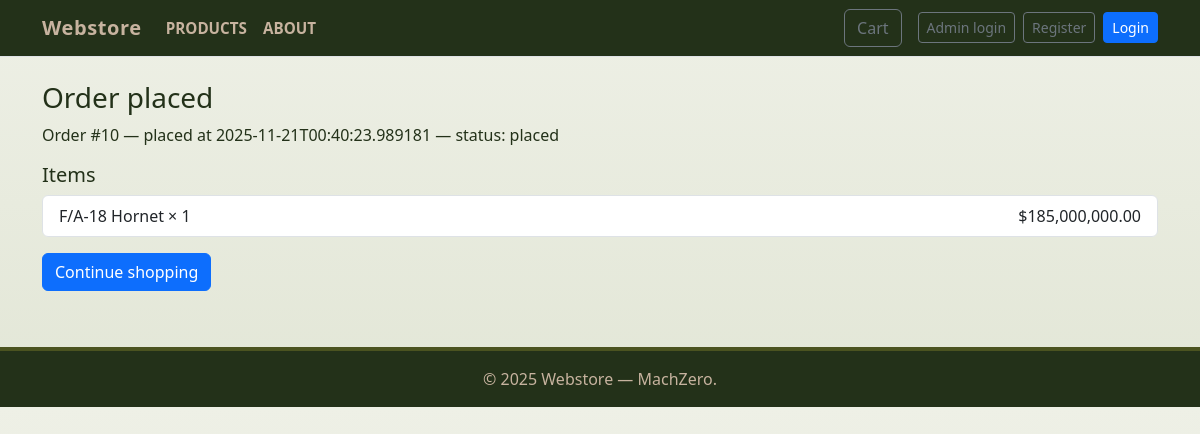
The page /order/success/10 on the database as committed earlier.
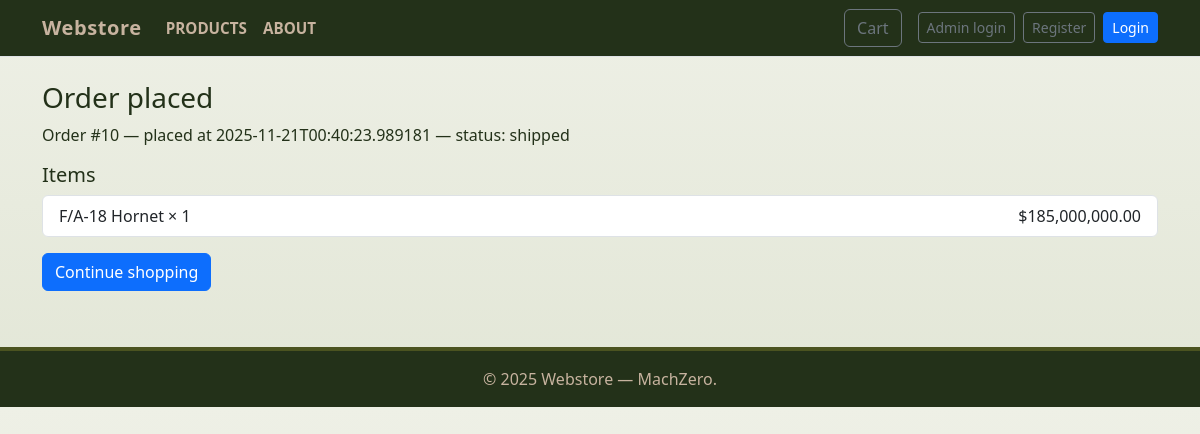
The same page on the database as committed later.
### tables this page shows
CREATE TABLE orders (
        id INTEGER PRIMARY KEY,
        customer_id INTEGER NOT NULL,
        total REAL NOT NULL,
        status TEXT NOT NULL,
        created_at TEXT NOT NULL, agency TEXT, authorized_officer TEXT, official_email TEXT, position_clearance TEXT, contact_number TEXT, po_number TEXT, contract_reference TEXT, funding_source TEXT, auth_doc TEXT, vendor_id TEXT, end_user_cert TEXT, export_license_status TEXT, delivery_location TEXT, required_delivery_date TEXT, payment_method TEXT, declaration_agreed INTEGER, digital_signature TEXT,
        FOREIGN KEY(customer_id) REFERENCES customers(id) ON DELETE CASCADE
    );

### app.py (the view)
@app.route("/order/success/<int:order_id>")
def order_success(order_id):
    db = get_db()
    order = db.execute("SELECT o.id, o.total, o.status, o.created_at, c.name, c.email FROM orders o LEFT JOIN customers c ON o.customer_id = c.id WHERE o.id = ?", (order_id,)).fetchone()
    items = db.execute("SELECT oi.quantity, oi.unit_price, p.name FROM order_items oi JOIN products p ON oi.product_id = p.id WHERE oi.order_id = ?", (order_id,)).fetchall()
    return render_template("order_success.html", order=order, items=items)

### app.py (called while the page is built)
def get_db():
    if 'db' not in g:
        conn = sqlite3.connect(DB_PATH)
        conn.row_factory = sqlite3.Row
        conn.execute("PRAGMA foreign_keys = ON;")
        g.db = conn
    return g.db

@app.context_processor
def inject_cart_count():
    cart = session.get("cart", {}) if session is not None else {}
    try:
        count = sum(int(v) for v in cart.values()) if cart else 0
    except Exception:
        count = 0
    return {"cart_count": count}

### templates/order_success.html (shortened to what this page needs)
<!doctype html>
<html lang="en">
<head>
  <link href="https://cdn.jsdelivr.net/npm/bootstrap@5.3.0/dist/css/bootstrap.min.css" rel="stylesheet">
  <link rel="stylesheet" href="{{ url_for('static', filename='css/styles.css') }}">
</head>
<body>
  {% include 'navbar.html' %}
  <div class="container py-4">
    <h3>Order placed</h3>
    <p>Order #{{ order.id }} — placed at {{ order.created_at }} — status: {{ order.status }}</p>
    <h5>Items</h5>
    <ul class="list-group mb-3">
      {% for it in items %}
      <li class="list-group-item d-flex justify-content-between">
        <div>{{ it["name"] }} × {{ it["quantity"] }}</div>
        <div>${{ "{:,.2f}".format(it["unit_price"] * it["quantity"]) }}</div>
      </li>
      {% endfor %}
    </ul>
    <a href="{{ url_for('products') }}" class="btn btn-primary">Continue shopping</a>
  </div>
</body>
<footer>
  <div class="container">
    &copy; {{ 2025 }} Webstore — MachZero.
  </div>
</footer>
</html>

Rows that differ between the two databases and show on the page:
changed orders id 10: status "placed" → "shipped"
